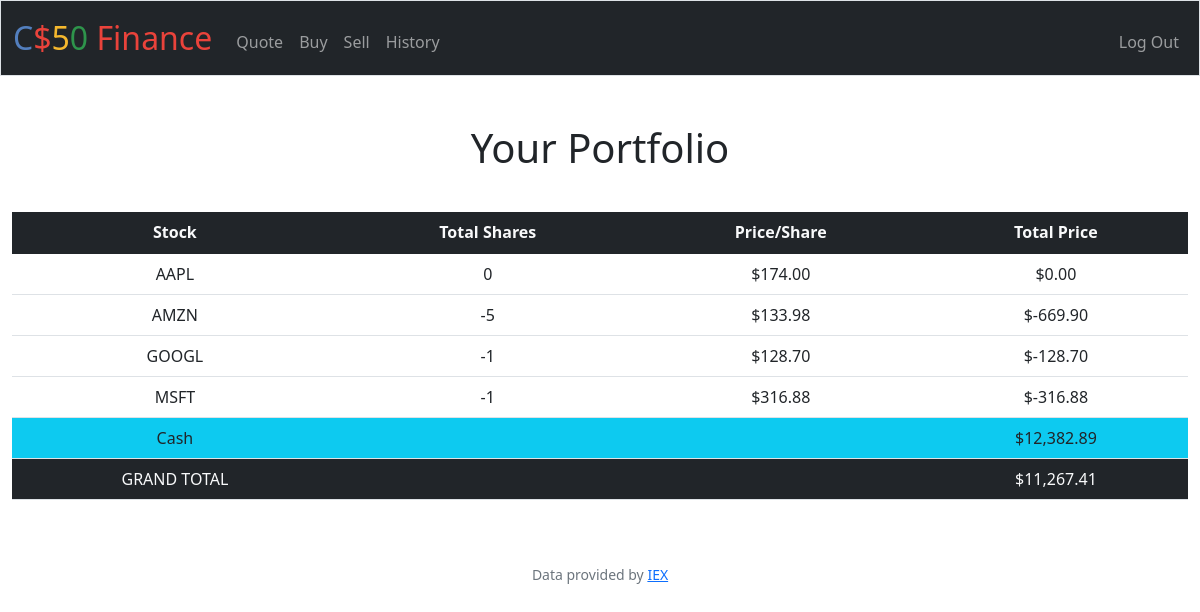
Screenshot of / (signed in) with the database file from the repository.
### tables this page shows
CREATE TABLE transactions (id INTEGER PRIMARY KEY AUTOINCREMENT, user_id INTEGER, symbol TEXT, shares INTEGER, price FLOAT, date TIMESTAMP);

CREATE TABLE users (id INTEGER PRIMARY KEY AUTOINCREMENT NOT NULL, username TEXT NOT NULL, hash TEXT NOT NULL, cash NUMERIC NOT NULL DEFAULT 10000.00);

### app.py (the view)
@app.route("/")
@login_required
def index():
    user_id = session["user_id"]
    stock_details = db.execute("SELECT symbol, SUM(shares) AS shares, price FROM transactions WHERE user_id = ? GROUP BY symbol", user_id)
    cash = db.execute("SELECT cash FROM users WHERE id = ?", user_id)
    user_cash = cash[0]["cash"]
    grand_total = user_cash
    for stock in stock_details:
        grand_total += stock["shares"] * stock["price"]
    return render_template("index.html", stock_details = stock_details, user_cash = user_cash, grand_total = grand_total)

### app.py (called while the page is built)
@app.after_request
def after_request(response):
    response.headers["Cache-Control"] = "no-cache, no-store, must-revalidate"
    response.headers["Expires"] = 0
    response.headers["Pragma"] = "no-cache"
    return response

### helpers.py (called while the page is built)
def login_required(f):
    @wraps(f)
    def decorated_function(*args, **kwargs):
        if session.get("user_id") is None:
            return redirect("/login")
        return f(*args, **kwargs)
    return decorated_function

def usd(value):
    return f"${value:,.2f}"

### templates/index.html (shortened to what this page needs)
{% extends "layout.html" %}
{% block main %}
    <h1 class="text-center">Your Portfolio</h1>
    <table class="table">
      <thead class="bg-dark text-light">
        <tr>
          <th scope="col">Stock</th>
          <th scope="col">Total Shares</th>
          <th scope="col">Price/Share</th>
          <th scope="col">Total Price</th>
        </tr>
      </thead>
      <tb>
      {% for stock in stock_details %}
      <tr>
        <td>{{ stock.symbol }}</td>
        <td>{{ stock.shares }}</td>
        <td>{{ stock.price|usd }}</td>
        <td>{{ (stock.shares * stock.price)| usd }}</td>
      </tr>
      {% endfor %}
      </tb>
      <tf>
        <tr class="bg-info text-dark">
          <td>Cash</td>
          <td colspan="2"></td>
          <td>{{ user_cash| usd }}</td>
        </tr>
        <tr class="bg-dark text-light">
          <td>GRAND TOTAL</td>
          <td colspan="2"></td>
          <td>{{ grand_total| usd }}</td>
        </tr>
      </tf>
    </table>
{% endblock %}

### templates/layout.html (shortened to what this page needs)
<!DOCTYPE html>
<html lang="en">
    <head>
        <link href="https://cdn.jsdelivr.net/npm/bootstrap@5.1.3/dist/css/bootstrap.min.css" rel="stylesheet">
        <link href="/static/styles.css" rel="stylesheet">
    </head>
    <body>
        <nav class="bg-dark border navbar navbar-expand-md navbar-dark">
            <div class="container-fluid">
                <a class="navbar-brand" href="/"><span class="blue">C</span><span class="red">$</span><span class="yellow">5</span><span class="green">0</span> <span class="red">Finance</span></a>
                <div class="collapse navbar-collapse" id="navbar">
                    {% if session["user_id"] %}
                        <ul class="navbar-nav me-auto mt-2">
                            <li class="nav-item"><a class="nav-link" href="/quote">Quote</a></li>
                            <li class="nav-item"><a class="nav-link" href="/buy">Buy</a></li>
                            <li class="nav-item"><a class="nav-link" href="/sell">Sell</a></li>
                            <li class="nav-item"><a class="nav-link" href="/history">History</a></li>
                        </ul>
                        <ul class="navbar-nav ms-auto mt-2">
                            <li class="nav-item"><a class="nav-link" href="/logout">Log Out</a></li>
                        </ul>
                    {% else %}
                        <ul class="navbar-nav ms-auto mt-2">
                            <li class="nav-item"><a class="nav-link" href="/register">Register</a></li>
                            <li class="nav-item"><a class="nav-link" href="/login">Log In</a></li>
                        </ul>
                    {% endif %}
                </div>
            </div>
        </nav>
        <main class="container-fluid py-5 text-center">
            {% block main %}{% endblock %}
        </main>
        <footer class="mb-5 small text-center text-muted">
            Data provided by <a href="https://iexcloud.io/">IEX</a>
        </footer>
    </body>
</html>

### static/styles.css (style rules this page uses)
nav .navbar-brand { font-size: xx-large; }
nav .navbar-brand .blue { color: #537fbe; }
nav .navbar-brand .red { color: #ea433b; }
nav .navbar-brand .yellow { color: #f5b82e; }
nav .navbar-brand .green { color: #2e944b; }
h1 { margin-bottom: 40px; }

### rows the page displays
transactions: symbol "GOOGL", shares "-1", price "$128.70", shares "$-128.70"
users: cash "$12,382.89"

### other values shown
{{ stock.symbol }} "AAPL" "AMZN" "MSFT"
{{ stock.shares }} "0" "-5" "-1"
{{ stock.price|usd }} "$174.00" "$133.98" "$316.88"
{{ (stock.shares * stock.price)| usd }} "$0.00" "$-669.90" "$-316.88"
{{ grand_total| usd }} "$11,267.41"
